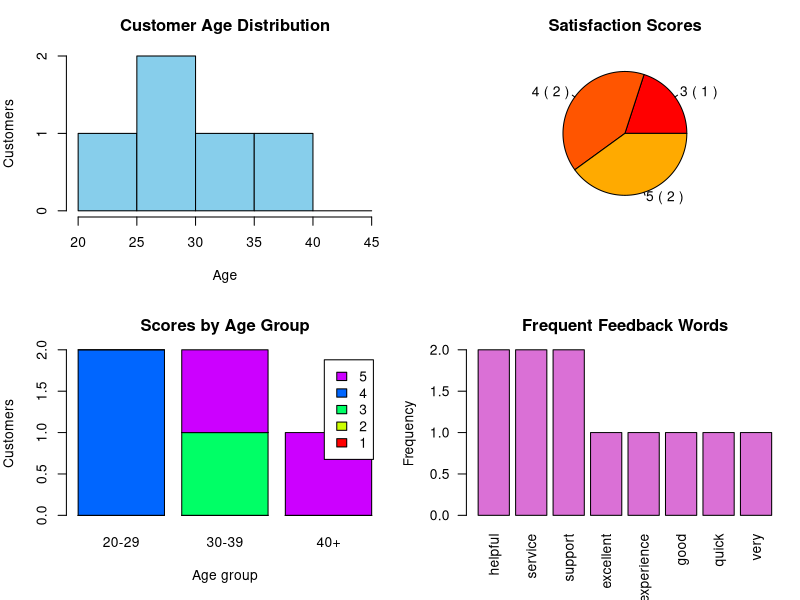

Source code (R):
# Set 2: Customer Feedback Analysis
customers <- data.frame(id = 1:5, age = c(25, 30, 35, 28, 40), satisfaction = c(4, 5, 3, 4, 5))
feedback <- c("helpful service", "very helpful support", "good experience", "quick service", "excellent support")
customers$age_group <- cut(customers$age, breaks = c(19, 29, 39, Inf), labels = c("20-29", "30-39", "40+"))
old <- par(mfrow = c(2, 2), mar = c(5, 4, 3, 1))
hist(customers$age, breaks = seq(20, 45, 5), xlab = "Age", ylab = "Customers", main = "Customer Age Distribution", col = "skyblue")
pie(table(customers$satisfaction), main = "Satisfaction Scores", col = heat.colors(5), labels = paste(names(table(customers$satisfaction)), "(", as.vector(table(customers$satisfaction)), ")"))
score_by_age <- table(customers$age_group, factor(customers$satisfaction, levels = 1:5))
barplot(t(score_by_age), beside = FALSE, xlab = "Age group", ylab = "Customers", main = "Scores by Age Group", col = rainbow(5), legend.text = colnames(score_by_age))
words <- unlist(strsplit(tolower(gsub("[^[:alpha:] ]", "", feedback)), " +"))
word_counts <- sort(table(words), decreasing = TRUE)
barplot(head(word_counts, 8), las = 2, ylab = "Frequency", main = "Frequent Feedback Words", col = "orchid")
par(old)
print(customers)
